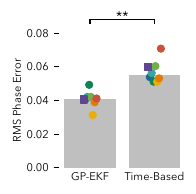

The Python source for this figure:
import numpy as np
import matplotlib as mpl
from matplotlib import rc
import scipy.io as sio
import pdb
mpl.use("pgf")
import matplotlib.pyplot as plt
import pandas
import sys
from palettable.cartocolors.qualitative import Prism_9 as color_pallette
from sigstars import add_barplot_sigstars
#import omnigraffle

pgf_with_custom_preamble = {
    "pgf.texsystem": "xelatex",
    "font.family": "sans-serif", # use san serif/main font for text elements
    "font.size": 8,
    "text.usetex": False,    # use inline math for ticks
    "pgf.rcfonts": False,   
    "pgf.preamble": [
        r"\usepackage{amsmath}",
        r"\usepackage{fontspec}",
        r"\setmainfont{Avenir Next}",
        r"\setsansfont{Avenir Next}",
    ]
}
mpl.rcParams.update(pgf_with_custom_preamble)

#colors = [color_pallette.mpl_colors[i] 
#    for i in range(len(color_pallette.mpl_colors)) if i != 7]
colors = color_pallette.mpl_colors[0:-1]

data = sio.loadmat('speed_phase_err_data.mat')

fig, ax = plt.subplots(1, 1, figsize=(2,2))

ax.set_ylabel('RMS Phase Error')

num_subjects = 8
bar_color = [0.75, 0.75, 0.75]
x_pos = np.arange(0,2)
rand_scatter_pts = 0.075*np.random.randn(num_subjects)

phase_err_data = np.concatenate((data['phase_ekf_err_mean'], 
    data['phase_time_err_mean']), 1)
phase_err_median = np.median(phase_err_data, 0)

#add num falls
ax.bar(x_pos, phase_err_median, color = bar_color,
    tick_label=('GP-EKF','Time-Based'))
add_barplot_sigstars(ax, np.array([(0, 1)]), data['p_values'].flatten(), 
    x_pos)

scatter_opts = {'s':24, 'zorder':10}
subject_list = np.concatenate((np.arange(1,8), [0]))
marker_able = 'o'
marker_exp = 's'
for i in range(2):
    for sub in subject_list:
        if sub==0:
            marker = marker_exp
        else:
            marker = marker_able

        ax.scatter(x_pos[i] + rand_scatter_pts[sub], phase_err_data[sub,i], 
            marker=marker, color=colors[sub], **scatter_opts)

#turn off all spines
ax.spines['top'].set_visible(False)
ax.spines['right'].set_visible(False)
ax.spines['bottom'].set_visible(False)
ax.spines['left'].set_visible(False)

ax.tick_params('x', which='both',length=0)

ax.set_yticks(np.arange(0, 0.1, 0.02))

#center all axis labels in bounds

inv_data = ax.transData.inverted()
inv_axes = ax.transAxes.inverted()

try:
    ylabelpos_axes = ax.yaxis.get_label().get_position()
    ylabelpos_display = ax.transAxes.transform(ylabelpos_axes)
    ylabelpos_data = inv_data.transform(ylabelpos_display)
    ylabelpos_data[1] = (ax.get_yticks()[0] + ax.get_yticks()[-1])/2.0
    ylabelpos_display = ax.transData.transform(ylabelpos_data)
    ylabelpos_axes = inv_axes.transform(ylabelpos_display)
    ax.yaxis.get_label().set_position(ylabelpos_axes)
except:
    pass

try:
    xlabelpos_axes = ax.xaxis.get_label().get_position()
    xlabelpos_display = ax.transAxes.transform(xlabelpos_axes)
    xlabelpos_data = inv_data.transform(xlabelpos_display)
    xlabelpos_data[0] = (ax.get_xticks()[0] + ax.get_xticks()[-1])/2.0
    xlabelpos_display = ax.transData.transform(xlabelpos_data)
    xlabelpos_axes = inv_axes.transform(xlabelpos_display)
    ax.xaxis.get_label().set_position(xlabelpos_axes)
except:
    pass

fig.align_ylabels()
#fig.subplots_adjust(hspace = 0.5, wspace = 0.2)
plt.tight_layout()

fig.savefig('phase_error.pdf', bbox_inches='tight')
plt.close(fig)
